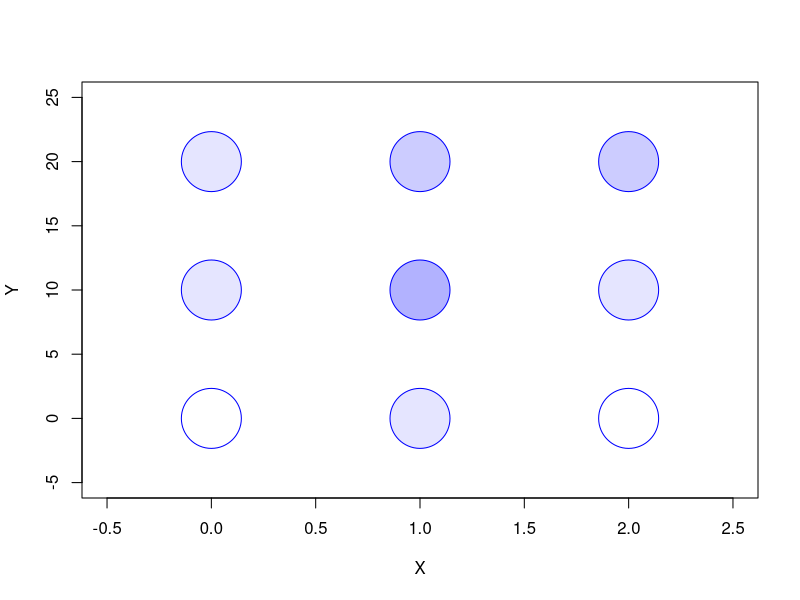
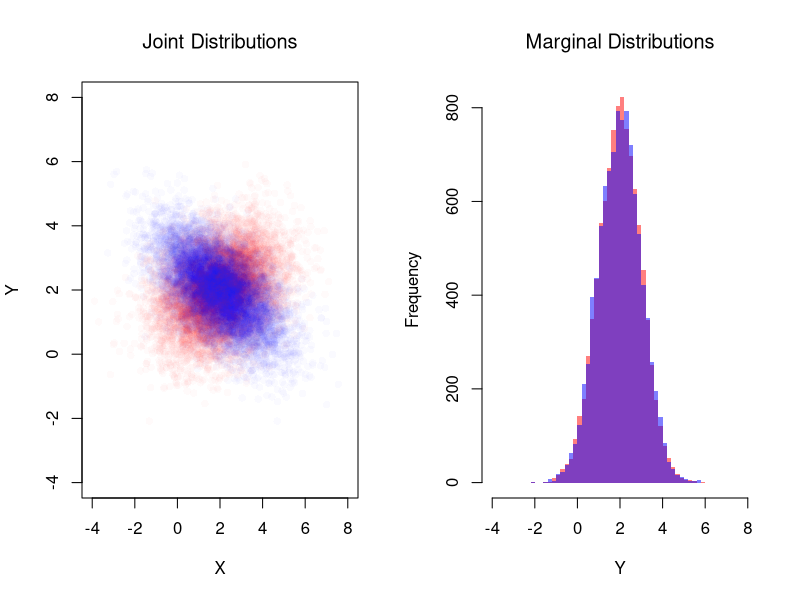

Write the R code that produced these figures, in order.
## ---- chunk 1
prob_table <- expand.grid(x=c(0,1,2), y=c(0,10,20))
prob_table[,'probabilities'] <- c(
    0.0, 0.1, 0.0,
    0.1, 0.3, 0.1,
    0.1, 0.2, 0.2)
plot(prob_table[,'x'], prob_table[,'y'],
     xlim=c(-0.5,2.5), ylim=c(-5, 25),
     pch=21, cex=8, col='blue',
     bg=rgb(0,0,1, prob_table[,'probabilities']),
     xlab = "X", ylab = "Y")
## ---- chunk 2
# Create a 2x2 matrix for the joint distribution.
# Rows correspond to X1 (coin 1), and columns correspond to X2 (coin 2).
P_fair <- matrix(1/4, nrow = 2, ncol = 2)
rownames(P_fair) <- c("X1=0", "X1=1")
colnames(P_fair) <- c("X2=0", "X2=1")
P_fair

# Compute the marginal distributions.
# Marginal for X1: sum across columns.
P_X1 <- rowSums(P_fair)
P_X1
# Marginal for X2: sum across rows.
P_X2 <- colSums(P_fair)
P_X2

# Compute the conditional probabilities Prob(X2 | X1).
cond_X2_given_X1 <- matrix(0, nrow = 2, ncol = 2)
for (j in c(1,2)) {
  cond_X2_given_X1[, j] <- P_fair[, j] / P_X1[j]
}
rownames(cond_X2_given_X1) <- c("X2=0", "X2=1")
colnames(cond_X2_given_X1) <- c("given X1=0", "given X1=1")
cond_X2_given_X1
## ---- chunk 3
# Create the joint distribution matrix for the unfair coin case.
P_unfair <- matrix(c(0.5, 0, 0, 0.5), nrow = 2, ncol = 2, byrow = TRUE)
rownames(P_unfair) <- c("X1=0", "X1=1")
colnames(P_unfair) <- c("X2=0", "X2=1")
P_unfair

# Compute the marginal distribution for X2 in the unfair case.
P_X2_unfair <- colSums(P_unfair)
P_X1_unfair <- rowSums(P_unfair)

# Compute the conditional probabilities Prob(X1 | X2) for the unfair coin.
cond_X2_given_X1_unfair <- matrix(NA, nrow = 2, ncol = 2)
for (j in c(1,2)) {
  if (P_X1_unfair[j] > 0) {
    cond_X2_given_X1_unfair[, j] <- P_unfair[, j] / P_X1_unfair[j]
  }
}
rownames(cond_X2_given_X1_unfair) <- c("X2=0", "X2=1")
colnames(cond_X2_given_X1_unfair) <- c("given X1=0", "given X1=1")
cond_X2_given_X1_unfair
## ---- chunk 4
# Simulate Bivariate Data
N <- 10000
Mu <- c(2,2) ## Means

Sigma1 <- matrix(c(2,-.8,-.8,1),2,2) ## CoVariance Matrix
MVdat1 <- mvtnorm::rmvnorm(N, Mu, Sigma1)
colnames(MVdat1) <- c('X','Y')

Sigma2 <- matrix(c(2,.4,.4,1),2,2) ## CoVariance Matrix
MVdat2 <- mvtnorm::rmvnorm(N, Mu, Sigma2)
colnames(MVdat2) <- c('X','Y')

par(mfrow=c(1,2))
## Different diagonals
plot(MVdat2, col=rgb(1,0,0,0.02), pch=16,
    main='Joint Distributions', font.main=1,
    ylim=c(-4,8), xlim=c(-4,8),
    xlab='X', ylab='Y')
points(MVdat1,col=rgb(0,0,1,0.02),pch=16)
## Same marginal distributions
xbks <- seq(-4,8,by=.2)
hist(MVdat2[,2], col=rgb(1,0,0,0.5),
    breaks=xbks, border=NA, 
    xlab='Y',
    main='Marginal Distributions', font.main=1)
hist(MVdat1[,2], col=rgb(0,0,1,0.5),
    add=T, breaks=xbks, border=NA)
## ---- chunk 5
# Verify Bayes' theorem for the unfair coin case:
# Compute Prob(X1=1 | X2=1) using the formula:
#   Prob(X1=1 | X2=1) = [Prob(X2=1 | X1=1) * Prob(X1=1)] / Prob(X2=1)

P_X1_1 <- 0.5
P_X2_1_given_X1_1 <- 1  # Since coin 2 copies coin 1.
P_X2_1 <- P_X2_unfair["X2=1"]

bayes_result <- (P_X2_1_given_X1_1 * P_X1_1) / P_X2_1
bayes_result
## ---- chunk 6
# Make a Probability Table
x <- c(0,1,2)
y <- c(0,10,20)
xy_probs <- matrix(c(
    0.0, 0.1, 0.0,
    0.1, 0.3, 0.1,
    0.1, 0.1, 0.2
), nrow=3, ncol=3, byrow=TRUE)
rownames(xy_probs) <- paste0('y=',y)
colnames(xy_probs) <-  paste0('x=',x)
xy_probs

# Compute Marginals and Means
pX  <- colSums(xy_probs)
pY  <- rowSums(xy_probs)
EX  <- sum(x * pX)
EY  <- sum(y * pY)

# Compute Covariance
dxy_grid <- expand.grid(dy=y-EY, dx=x-EX)[,c(2,1)]
dxy_grid[,'p'] <- as.vector(xy_probs)
dxy_grid[,'contribution'] <- dxy_grid[,'dx'] * dxy_grid[,'dy'] * dxy_grid[,'p']
CovXY <- sum(dxy_grid[,'contribution'])
CovXY

# Compute Variances
VX <- sum( (x-EX)^2 * pX)
SX <- sqrt(VX)
VY <- sum( (y-EY)^2 * pY)
SY <- sqrt(VY)

# Compute Correlation
CorXY <- CovXY / (SX * SY)
CorXY
